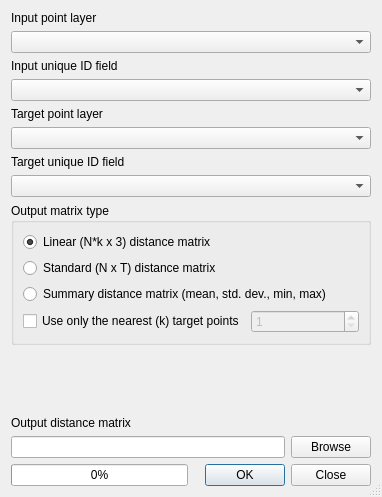
<?xml version="1.0" encoding="UTF-8"?>
<ui version="4.0">
 <class>Dialog</class>
 <widget class="QDialog" name="Dialog">
  <property name="windowModality">
   <enum>Qt::NonModal</enum>
  </property>
  <property name="geometry">
   <rect>
    <x>0</x>
    <y>0</y>
    <width>382</width>
    <height>497</height>
   </rect>
  </property>
  <property name="windowTitle">
   <string>Create Distance Matrix</string>
  </property>
  <property name="sizeGripEnabled">
   <bool>true</bool>
  </property>
  <layout class="QGridLayout" name="gridLayout">
   <item row="0" column="0" colspan="2">
    <layout class="QVBoxLayout">
     <item>
      <widget class="QLabel" name="label_4">
       <property name="text">
        <string>Input point layer</string>
       </property>
      </widget>
     </item>
     <item>
      <widget class="QComboBox" name="inPoint1"/>
     </item>
    </layout>
   </item>
   <item row="1" column="0" colspan="2">
    <layout class="QVBoxLayout">
     <item>
      <widget class="QLabel" name="label_6">
       <property name="text">
        <string>Input unique ID field</string>
       </property>
      </widget>
     </item>
     <item>
      <widget class="QComboBox" name="inField1"/>
     </item>
    </layout>
   </item>
   <item row="2" column="0" colspan="2">
    <layout class="QVBoxLayout">
     <item>
      <widget class="QLabel" name="label_3">
       <property name="text">
        <string>Target point layer</string>
       </property>
      </widget>
     </item>
     <item>
      <widget class="QComboBox" name="inPoint2"/>
     </item>
    </layout>
   </item>
   <item row="3" column="0" colspan="2">
    <layout class="QVBoxLayout">
     <item>
      <widget class="QLabel" name="label_5">
       <property name="text">
        <string>Target unique ID field</string>
       </property>
      </widget>
     </item>
     <item>
      <widget class="QComboBox" name="inField2"/>
     </item>
    </layout>
   </item>
   <item row="4" column="0" colspan="2">
    <widget class="QGroupBox" name="groupBox_2">
     <property name="title">
      <string>Output matrix type</string>
     </property>
     <layout class="QGridLayout">
      <item row="0" column="0">
       <widget class="QRadioButton" name="rdoLinear">
        <property name="text">
         <string>Linear (N*k x 3) distance matrix</string>
        </property>
        <property name="checked">
         <bool>true</bool>
        </property>
       </widget>
      </item>
      <item row="1" column="0">
       <widget class="QRadioButton" name="rdoStandard">
        <property name="text">
         <string>Standard (N x T) distance matrix</string>
        </property>
       </widget>
      </item>
      <item row="2" column="0" colspan="2">
       <widget class="QRadioButton" name="rdoSummary">
        <property name="text">
         <string>Summary distance matrix (mean, std. dev., min, max)</string>
        </property>
       </widget>
      </item>
      <item row="3" column="0">
       <widget class="QCheckBox" name="chkNearest">
        <property name="text">
         <string>Use only the nearest (k) target points</string>
        </property>
       </widget>
      </item>
      <item row="3" column="1">
       <widget class="QSpinBox" name="spnNearest">
        <property name="enabled">
         <bool>false</bool>
        </property>
        <property name="minimum">
         <number>1</number>
        </property>
        <property name="maximum">
         <number>9999</number>
        </property>
       </widget>
      </item>
     </layout>
    </widget>
   </item>
   <item row="5" column="0">
    <spacer>
     <property name="orientation">
      <enum>Qt::Vertical</enum>
     </property>
     <property name="sizeHint" stdset="0">
      <size>
       <width>20</width>
       <height>16</height>
      </size>
     </property>
    </spacer>
   </item>
   <item row="6" column="0" colspan="2">
    <layout class="QVBoxLayout">
     <item>
      <widget class="QLabel" name="label_2">
       <property name="text">
        <string>Output distance matrix</string>
       </property>
      </widget>
     </item>
     <item>
      <layout class="QHBoxLayout">
       <item>
        <widget class="QLineEdit" name="outFile">
         <property name="readOnly">
          <bool>true</bool>
         </property>
        </widget>
       </item>
       <item>
        <widget class="QPushButton" name="btnFile">
         <property name="text">
          <string>Browse</string>
         </property>
        </widget>
       </item>
      </layout>
     </item>
    </layout>
   </item>
   <item row="7" column="0">
    <widget class="QProgressBar" name="progressBar">
     <property name="value">
      <number>0</number>
     </property>
     <property name="alignment">
      <set>Qt::AlignCenter</set>
     </property>
     <property name="textVisible">
      <bool>true</bool>
     </property>
    </widget>
   </item>
   <item row="7" column="1">
    <widget class="QDialogButtonBox" name="buttonBox_2">
     <property name="orientation">
      <enum>Qt::Horizontal</enum>
     </property>
     <property name="standardButtons">
      <set>QDialogButtonBox::Close|QDialogButtonBox::Ok</set>
     </property>
    </widget>
   </item>
  </layout>
 </widget>
 <resources/>
 <connections>
  <connection>
   <sender>buttonBox_2</sender>
   <signal>accepted()</signal>
   <receiver>Dialog</receiver>
   <slot>accept()</slot>
   <hints>
    <hint type="sourcelabel">
     <x>142</x>
     <y>543</y>
    </hint>
    <hint type="destinationlabel">
     <x>215</x>
     <y>290</y>
    </hint>
   </hints>
  </connection>
  <connection>
   <sender>buttonBox_2</sender>
   <signal>rejected()</signal>
   <receiver>Dialog</receiver>
   <slot>close()</slot>
   <hints>
    <hint type="sourcelabel">
     <x>68</x>
     <y>543</y>
    </hint>
    <hint type="destinationlabel">
     <x>132</x>
     <y>239</y>
    </hint>
   </hints>
  </connection>
  <connection>
   <sender>chkNearest</sender>
   <signal>toggled(bool)</signal>
   <receiver>spnNearest</receiver>
   <slot>setEnabled(bool)</slot>
   <hints>
    <hint type="sourcelabel">
     <x>138</x>
     <y>370</y>
    </hint>
    <hint type="destinationlabel">
     <x>361</x>
     <y>370</y>
    </hint>
   </hints>
  </connection>
  <connection>
   <sender>rdoStandard</sender>
   <signal>toggled(bool)</signal>
   <receiver>chkNearest</receiver>
   <slot>setDisabled(bool)</slot>
   <hints>
    <hint type="sourcelabel">
     <x>87</x>
     <y>298</y>
    </hint>
    <hint type="destinationlabel">
     <x>78</x>
     <y>359</y>
    </hint>
   </hints>
  </connection>
  <connection>
   <sender>rdoStandard</sender>
   <signal>toggled(bool)</signal>
   <receiver>spnNearest</receiver>
   <slot>setDisabled(bool)</slot>
   <hints>
    <hint type="sourcelabel">
     <x>99</x>
     <y>305</y>
    </hint>
    <hint type="destinationlabel">
     <x>304</x>
     <y>356</y>
    </hint>
   </hints>
  </connection>
 </connections>
</ui>
